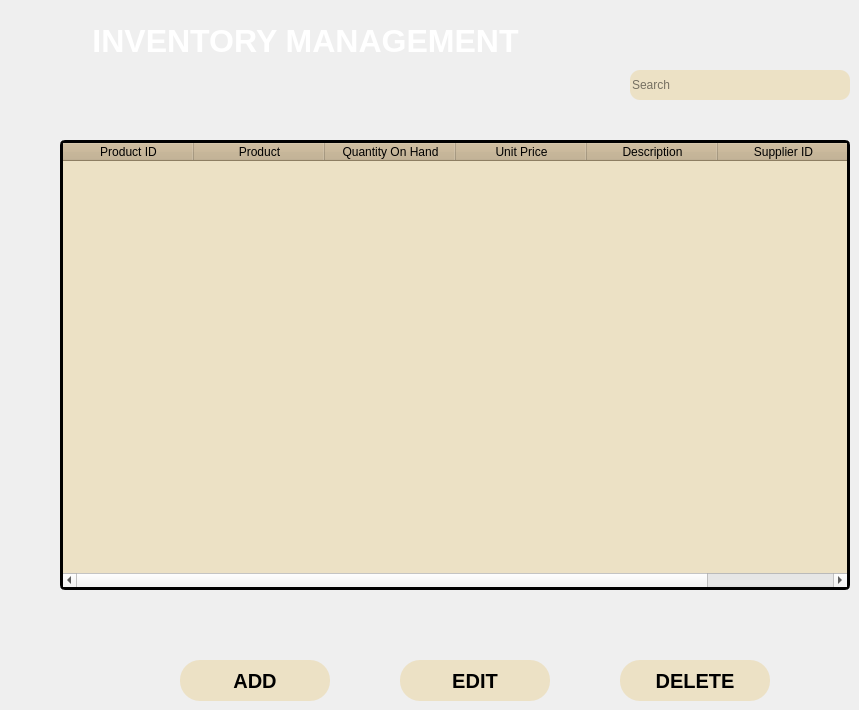
            <widget class="QWidget" name="InventoryPage">
             <widget class="QTableWidget" name="InventoryTable">
              <property name="geometry">
               <rect>
                <x>60</x>
                <y>140</y>
                <width>790</width>
                <height>450</height>
               </rect>
              </property>
              <property name="styleSheet">
               <string notr="true">QTableWidget {
    border: 3px solid black;
    border-radius: 5px;
    background-color: #ECE1C5;
}

QHeaderView::section {
    background-color: #C5B08A;
}</string>
              </property>
              <property name="editTriggers">
               <set>QAbstractItemView::DoubleClicked|QAbstractItemView::SelectedClicked</set>
              </property>
              <property name="tabKeyNavigation">
               <bool>false</bool>
              </property>
              <property name="showDropIndicator" stdset="0">
               <bool>false</bool>
              </property>
              <property name="selectionMode">
               <enum>QAbstractItemView::SingleSelection</enum>
              </property>
              <property name="selectionBehavior">
               <enum>QAbstractItemView::SelectRows</enum>
              </property>
              <attribute name="horizontalHeaderDefaultSectionSize">
               <number>131</number>
              </attribute>
              <attribute name="verticalHeaderVisible">
               <bool>false</bool>
              </attribute>
              <attribute name="verticalHeaderHighlightSections">
               <bool>false</bool>
              </attribute>
              <column>
               <property name="text">
                <string>Product ID</string>
               </property>
              </column>
              <column>
               <property name="text">
                <string>Product</string>
               </property>
              </column>
              <column>
               <property name="text">
                <string>Quantity On Hand</string>
               </property>
              </column>
              <column>
               <property name="text">
                <string>Unit Price</string>
               </property>
              </column>
              <column>
               <property name="text">
                <string>Description</string>
               </property>
              </column>
              <column>
               <property name="text">
                <string>Supplier ID</string>
               </property>
              </column>
             </widget>
             <widget class="QLabel" name="inventory_label">
              <property name="geometry">
               <rect>
                <x>80</x>
                <y>20</y>
                <width>451</width>
                <height>41</height>
               </rect>
              </property>
              <property name="styleSheet">
               <string notr="true">background-color: transparent;
font-size: 32px;
color: #FFFFFF;
font: &quot;Inter&quot;;
font-weight: bold;
</string>
              </property>
              <property name="text">
               <string>INVENTORY MANAGEMENT</string>
              </property>
              <property name="alignment">
               <set>Qt::AlignCenter</set>
              </property>
             </widget>
             <widget class="QLabel" name="inicon_label">
              <property name="geometry">
               <rect>
                <x>30</x>
                <y>10</y>
                <width>50</width>
                <height>56</height>
               </rect>
              </property>
              <property name="text">
               <string/>
              </property>
              <property name="pixmap">
               <pixmap resource="resources.qrc">:/newPrefix/inventory-w.png</pixmap>
              </property>
              <property name="scaledContents">
               <bool>false</bool>
              </property>
             </widget>
             <widget class="QLineEdit" name="Search">
              <property name="geometry">
               <rect>
                <x>630</x>
                <y>70</y>
                <width>220</width>
                <height>30</height>
               </rect>
              </property>
              <property name="font">
               <font>
                <family>Microsoft YaHei UI</family>
                <pointsize>9</pointsize>
               </font>
              </property>
              <property name="styleSheet">
               <string notr="true">background-color:#ECE1C5;
border-radius:10px;</string>
              </property>
              <property name="text">
               <string/>
              </property>
              <property name="alignment">
               <set>Qt::AlignJustify|Qt::AlignVCenter</set>
              </property>
              <property name="dragEnabled">
               <bool>true</bool>
              </property>
              <property name="readOnly">
               <bool>false</bool>
              </property>
              <property name="placeholderText">
               <string>Search</string>
              </property>
              <property name="clearButtonEnabled">
               <bool>false</bool>
              </property>
             </widget>
             <widget class="QLabel" name="searchicon_lable">
              <property name="geometry">
               <rect>
                <x>820</x>
                <y>70</y>
                <width>30</width>
                <height>30</height>
               </rect>
              </property>
              <property name="text">
               <string/>
              </property>
              <property name="pixmap">
               <pixmap resource="resources.qrc">:/newPrefix/icons8-search-24.png</pixmap>
              </property>
              <property name="alignment">
               <set>Qt::AlignCenter</set>
              </property>
             </widget>
             <widget class="QPushButton" name="Add">
              <property name="geometry">
               <rect>
                <x>180</x>
                <y>660</y>
                <width>150</width>
                <height>41</height>
               </rect>
              </property>
              <property name="styleSheet">
               <string notr="true">
QPushButton{
background-color:#ECE1C5;
border-radius:20px;
font-size: 20px;
color: black;
font: &quot;Jost&quot; ;
font-weight: bold;
border:null;
text-align:center;
}

QPushButton:hover {
background-color:#6A5F4B;
border-radius: 20px;
}

</string>
              </property>
              <property name="text">
               <string>ADD</string>
              </property>
              <property name="icon">
               <iconset resource="resources.qrc">
                <normaloff>:/newPrefix/plus-solid 1.png</normaloff>:/newPrefix/plus-solid 1.png</iconset>
              </property>
             </widget>
             <widget class="QPushButton" name="Edit">
              <property name="geometry">
               <rect>
                <x>400</x>
                <y>660</y>
                <width>150</width>
                <height>41</height>
               </rect>
              </property>
              <property name="styleSheet">
               <string notr="true">
QPushButton{
background-color:#ECE1C5;
border-radius:20px;
font-size: 20px;
color: black;
font: &quot;Jost&quot; ;
font-weight: bold;
border:null;
text-align:center;
}

QPushButton:hover {
background-color:#6A5F4B;
border-radius: 20px;
}

</string>
              </property>
              <property name="text">
               <string>EDIT</string>
              </property>
              <property name="icon">
               <iconset resource="resources.qrc">
                <normaloff>:/newPrefix/pen-to-square-solid 1.png</normaloff>:/newPrefix/pen-to-square-solid 1.png</iconset>
              </property>
             </widget>
             <widget class="QPushButton" name="Delete">
              <property name="geometry">
               <rect>
                <x>620</x>
                <y>660</y>
                <width>150</width>
                <height>41</height>
               </rect>
              </property>
              <property name="styleSheet">
               <string notr="true">
QPushButton{
background-color:#ECE1C5;
border-radius:20px;
font-size: 20px;
color: black;
font: &quot;Jost&quot; ;
font-weight: bold;
border:null;
text-align:center;
}

QPushButton:hover {
background-color:#6A5F4B;
border-radius: 20px;
}

</string>
              </property>
              <property name="text">
               <string>DELETE</string>
              </property>
              <property name="icon">
               <iconset resource="resources.qrc">
                <normaloff>:/newPrefix/trash-can-solid 1.png</normaloff>:/newPrefix/trash-can-solid 1.png</iconset>
              </property>
             </widget>
            </widget>
